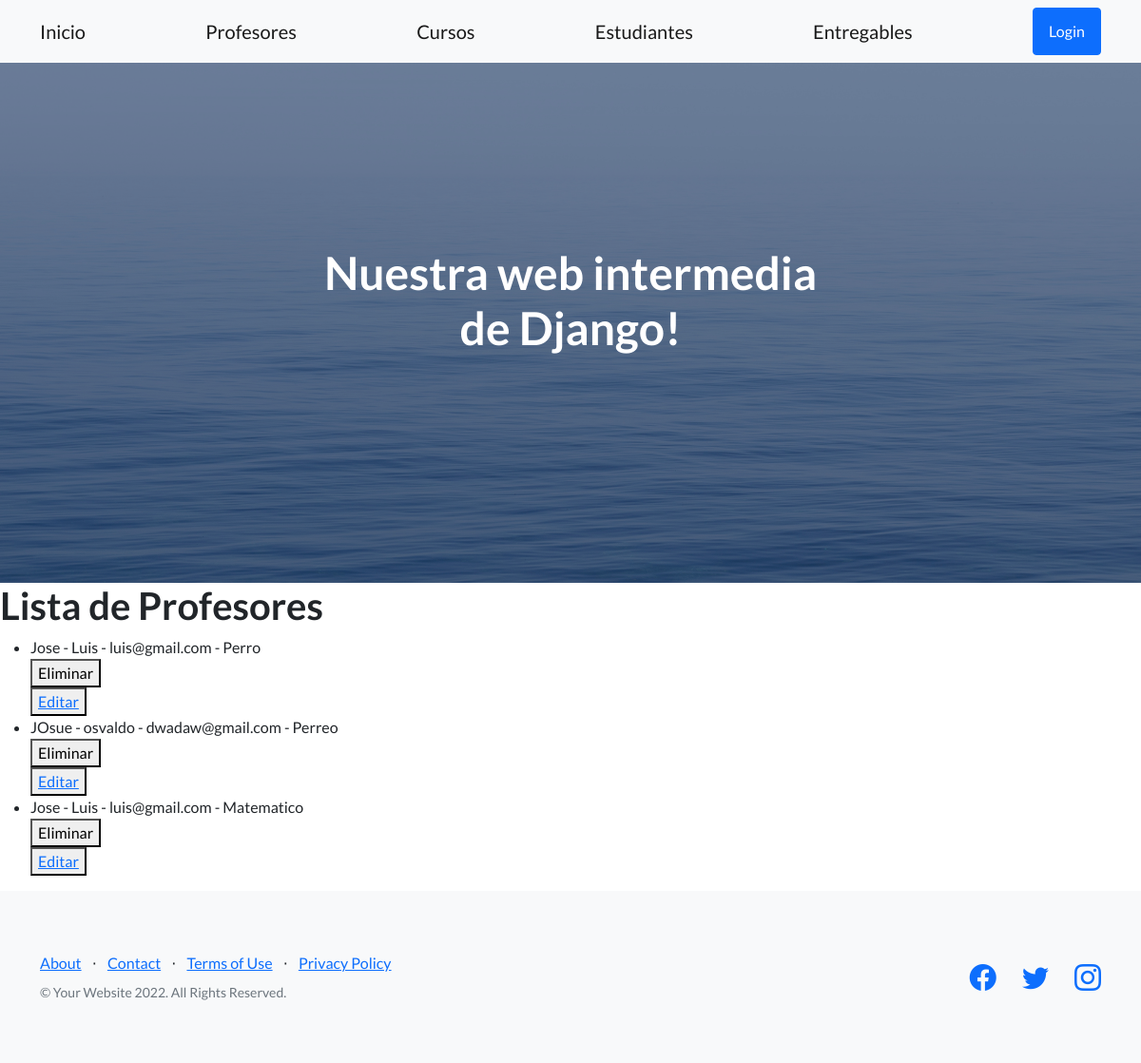
/app-coder/listaProfesores/, run on an earlier commit of the app's database.
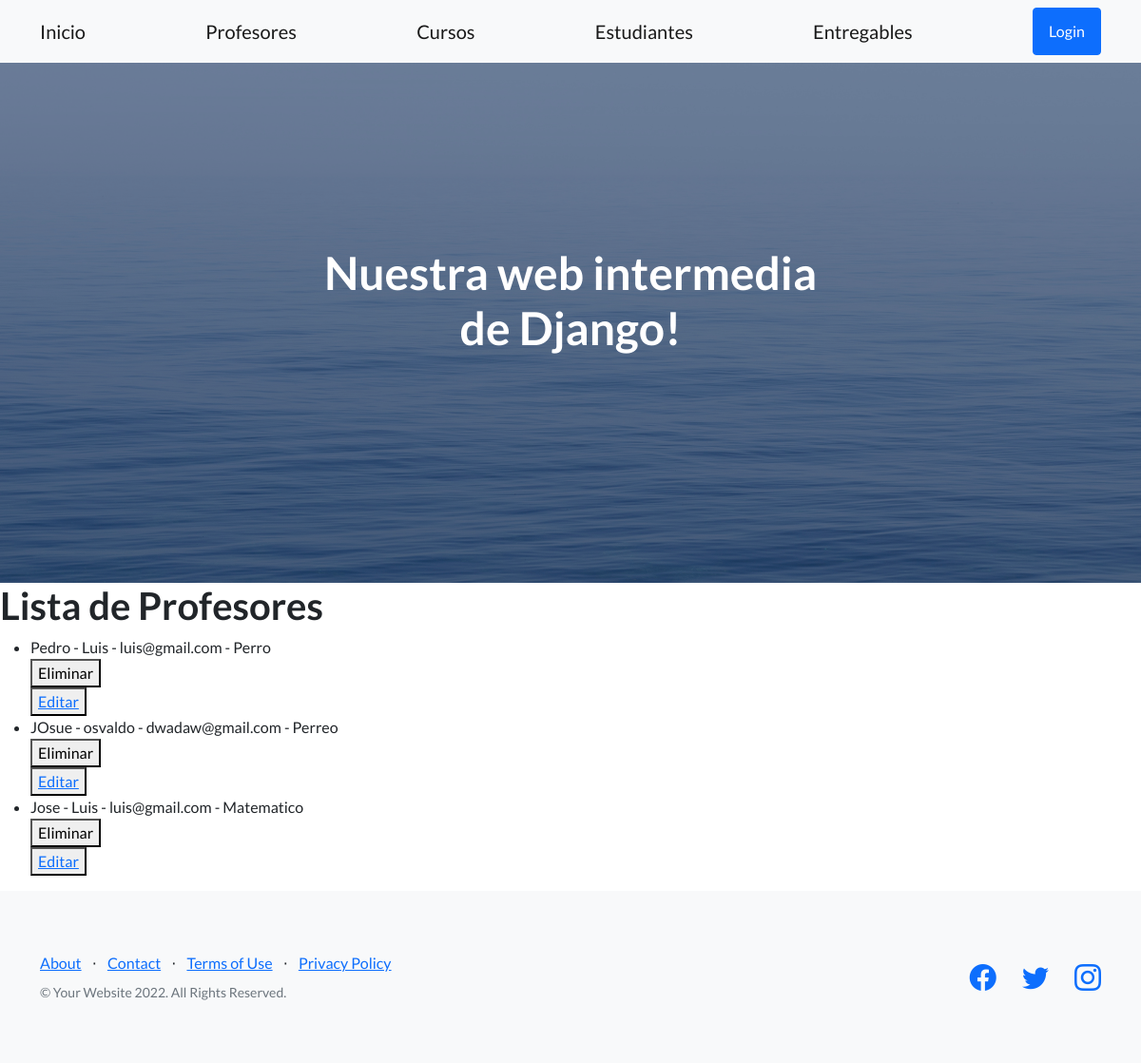
And on a later commit of the database.
### appcoder/models.py (models this page shows)
class Profesor(models.Model):
    nombre = models.CharField(max_length=50)
    apellido = models.CharField(max_length=50)
    email = models.EmailField(max_length=254)
    profesion = models.CharField(max_length = 50)
    def __str__(self):
        return f'{self.nombre} - {self.apellido} - {self.email} - {self.profesion}'

### appcoder/views.py (the view)
# urls.py: path('listaProfesores/', listaProfesores, name = "ListaProfesores"),
def listaProfesores(request):
    profesores = Profesor.objects.all
    return render(request, 'leerProfesores.html', {'profesores': profesores} )

### appcoder/templates/leerProfesores.html
{% extends 'padre.html' %}
{% load static %}
{% block contenidoQueCambia %}
<h1>Lista de Profesores</h1>
<ul>
    {% for profesor in profesores %}
        <li>
            {{profesor}}
        </li>
        <div>
            <form action=" {% url 'EliminaProfesor' profesor.id  %} "method="POST">{% csrf_token %}
                <button>Eliminar </button>
            </form>
            <button>
                <a href="{% url 'EditarProfesor' profesor.id %}">Editar</a>
            </button>
        </div>
    {% endfor %}
</ul>
{% endblock contenidoQueCambia %}

What changed in the data, as far as the page shows it:
changed Profesor: nombre+apellido+email "Jose - Luis - luis@gmail.com - Perro" → "Pedro - Luis - luis@gmail.com - Perro"
